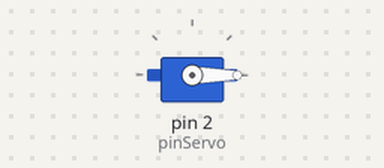
Simulated run of this sketch. Board: Arduino Uno, built with avr-gcc and run on an emulated ATmega328P. On the bench: servo.

Above: at 0.05 s.
At 3.45 s:
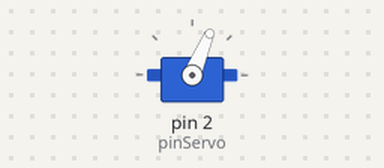
At 6.95 s:
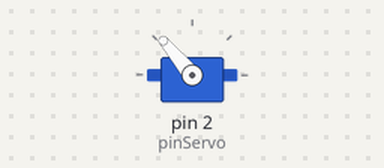
At 13.95 s:
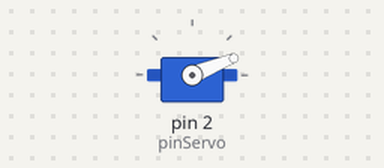
Timing chart, 0 to 19.5 s (numbered marks = the images above):
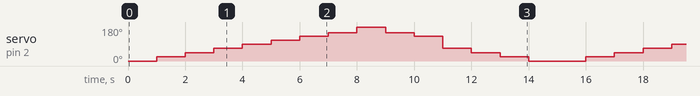

The sketch:

servo1_8posiciones.ino
```cpp
#include <Servo.h>
Servo servo1;
const int pinServo = 2 ;
const int pulsomin = 650;
const int pulsomax = 2550;
int rotacion = 1325 ;
int var ;
void setup() {
servo1.attach(pinServo, pulsomin, pulsomax) ; // put your setup code here, to run once:

}

void loop() {
  var = 0;
  if (var == 0){
    servo1.write(0); // el valor del parentesis son los grados del servo 0 a180º o (min650 max2550)
    delay(1000);
    var = 1 ;

  }
  if (var == 1 ){
    servo1.write(22);
    delay(1000);
    var = 2 ;
  }
  if (var == 2){
    servo1.write(45);
    delay(1000);
    var = 3 ;
  }
  if (var == 3){
    servo1.write(67);
    delay(1000);
    var = 4 ;
  }
   var = 4;
  if (var == 4){
    servo1.write(90);
    delay(1000);
    var = 5 ;


  }
  if (var == 5 ){
    servo1.write(110);
    delay(1000);
    var = 6 ;
  }

  if (var == 6){
    servo1.write(130);
    delay(1000);
    var = 7 ;
  }
  if (var == 7 ){
    servo1.write(150);
    delay(1000);
    var = 8 ;
  }

  if (var == 8){
    servo1.write(180);
    delay(1000);
    var = 9 ;
  }
    if (var == 9){
    servo1.write(150); // el valor del parentesis son los grados del servo 0 a180º o (min650 max2550)
    delay(1000);
    var = 10 ;

  }
  if (var == 10 ){
    servo1.write(130);
    delay(1000);
    var = 11 ;
  }
  if (var == 12){
    servo1.write(110);
    delay(1000);
    var = 13 ;
  }
  if (var == 13){
    servo1.write(90);
    delay(1000);
    var = 14 ;
  }
   var = 14;
  if (var == 14){
    servo1.write(67);
    delay(1000);
    var = 15 ;


  }
  if (var == 15 ){
    servo1.write(45);
    delay(1000);
    var = 16 ;
  }

  if (var == 16){
    servo1.write(22);
    delay(1000);
    var = 17 ;
  }
  if (var == 17 ){
    servo1.write(0);
    delay(1000);
    var = 2 ;
  }


}
```

Measured:
- by itself, servo on pin 2 (pinServo): repeats every 15.0 s: 45° 1.0 s, 67° 1.0 s, 90° 1.0 s, 110° 1.0 s, 130° 1.0 s, 150° 1.0 s, 180° 1.0 s, 150° 1.0 s, 130° 1.0 s, 67° 1.0 s, 45° 1.0 s, 22° 1.0 s, 0° 2.0 s, 22° 1.0 s
